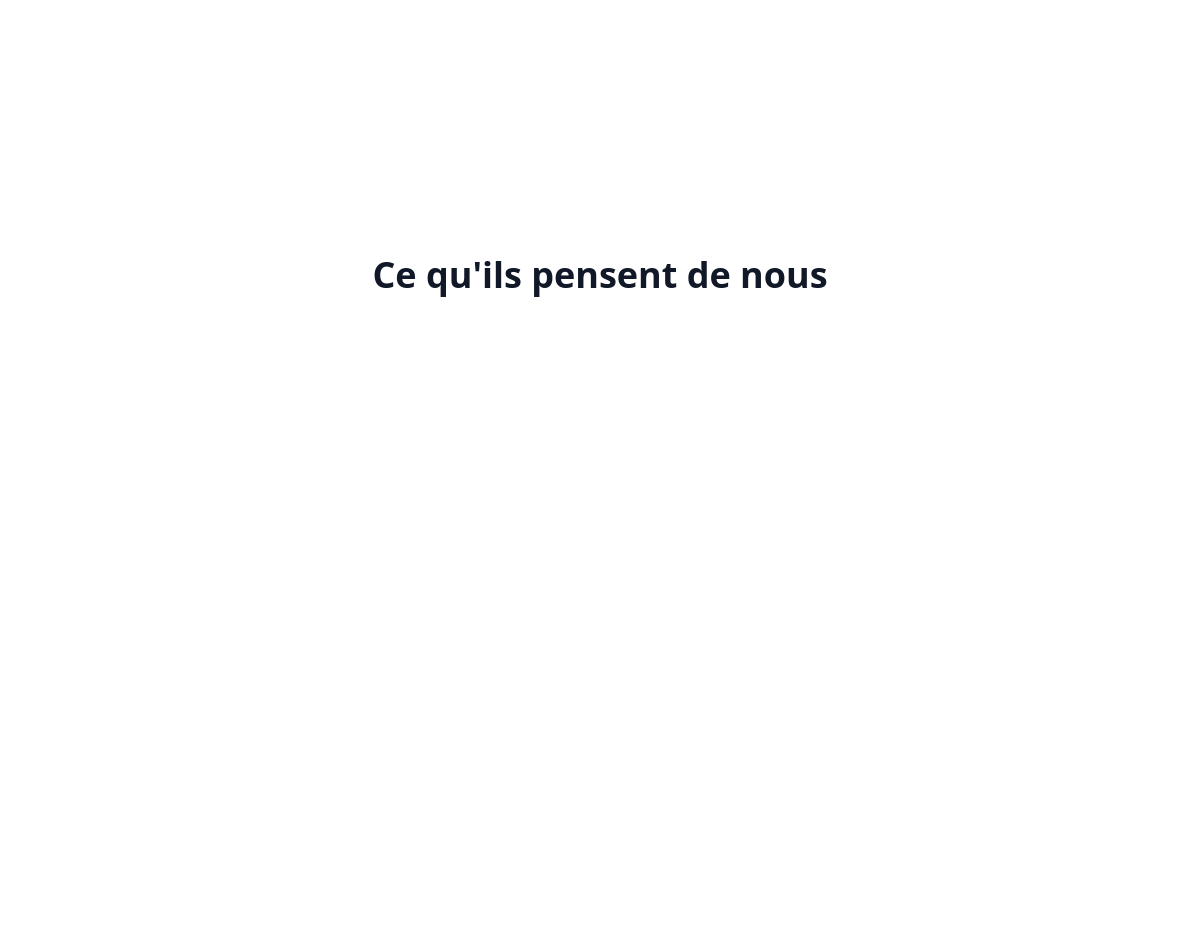
The app's page / (middle part), older data.
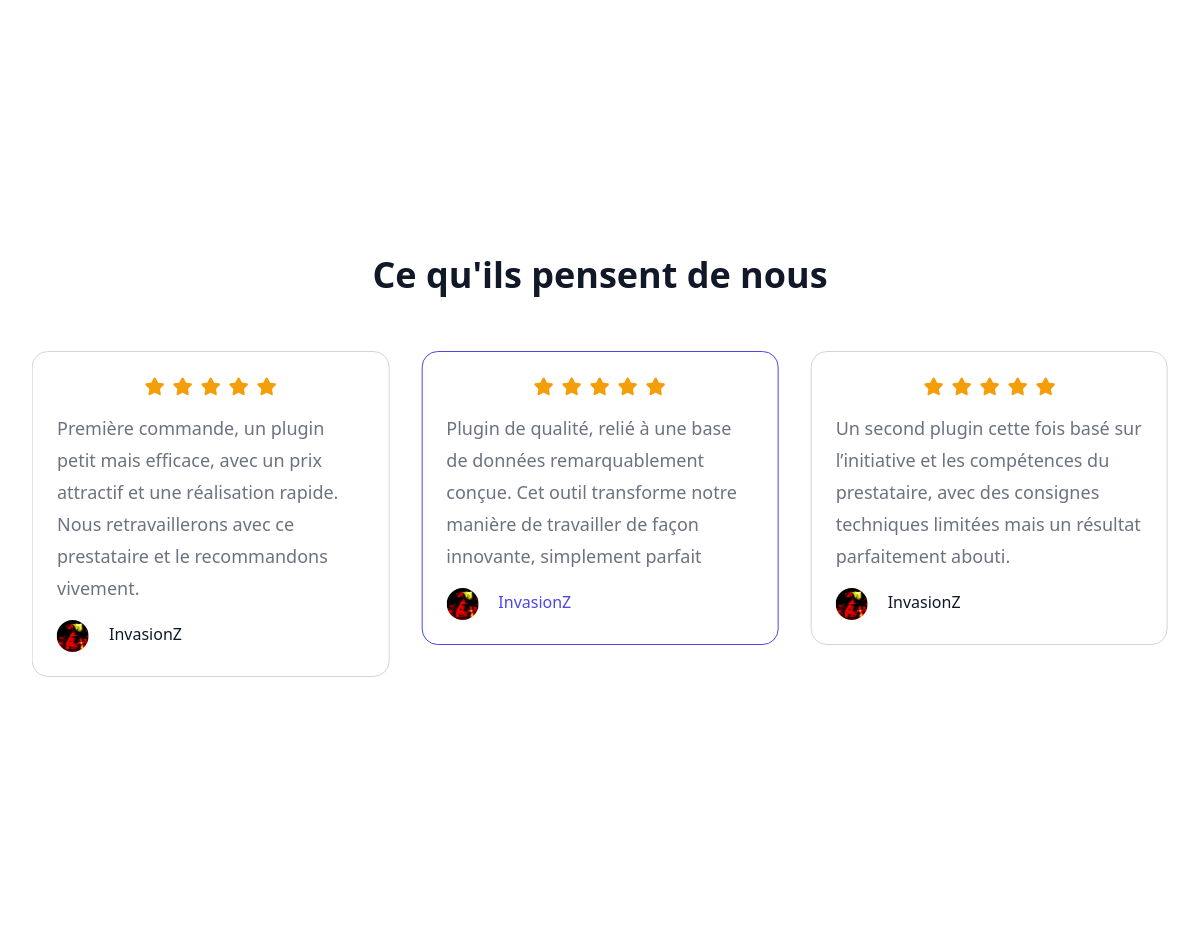
The same page, newer data.
### tables this page shows
CREATE TABLE IF NOT EXISTS `IMP_Avis` (
                                                    `AVI_ID` INT NOT NULL AUTO_INCREMENT,
                                                    `COM_ID` INT NOT NULL,
                                                    `AVI_Avis` VARCHAR(256) NOT NULL,
                                                    `AVI_Note` INT NOT NULL,
                                                    PRIMARY KEY (`AVI_ID`),
                                                    INDEX `fk_IMP_Avis_IMP_Commande1_idx` (`COM_ID` ASC) VISIBLE,
                                                    CONSTRAINT `fk_IMP_Avis_IMP_Commande1`
                                                        FOREIGN KEY (`COM_ID`)
                                                            REFERENCES `IMP_Commande` (`COM_ID`)
                                                            ON DELETE NO ACTION
                                                            ON UPDATE NO ACTION);

CREATE TABLE IF NOT EXISTS `IMP_Client` (
                                                      `CLI_ID` INT NOT NULL AUTO_INCREMENT,
                                                      `CLI_Nom` VARCHAR(64) NOT NULL,
                                                      `CLI_Prenom` VARCHAR(64) NOT NULL,
                                                      `CLI_Avatar` VARCHAR(10000) NULL DEFAULT 'https://placehold.co/32x32',
                                                      `CLI_Email` VARCHAR(45) NOT NULL,
                                                      `CLI_Numero` INT NOT NULL,
                                                      PRIMARY KEY (`CLI_ID`));

### web/page/home.php (called while the page is built, shortened)
<?php
include __DIR__ . '/../component/testimonials.php';
include __DIR__ . '/../component/faq.php';
?>

### web/component/testimonials.php (the view, shortened to what this page needs)
<?php
$conn = getConn();
?>
<section class="py-24 min-h-screen-90 " data-aos="fade-right"
         data-aos-easing="linear"
         data-aos-duration="500">
    <div class="mx-auto max-w-7xl px-4 sm:px-6 lg:px-8">
        <div class="mb-14 flex flex-col justify-center items-center sm:flex-row sm:items-center sm:justify-center max-sm:gap-8">
            <h2 class="text-4xl text-center font-bold text-gray-900 lg:text-center">Ce qu'ils pensent de nous</h2>
        </div>
        <div class="lg:flex grid grid-cols-1 md:grid-cols-2 justify-center items-center gap-8 swiper mySwiper">
            <div class="swiper-wrapper">
                <?php
                    $SQL = "SELECT * FROM IMP_Avis JOIN IMP_Commande using (COM_ID) JOIN IMP_Client USING (CLI_ID) ORDER BY RAND() LIMIT 20";
                    $result = $conn->query($SQL);
                    while ($row  = $result->fetch_assoc()) {
                        echo '<div class="h-40 swiper-slide group bg-white border border-solid border-gray-300 rounded-2xl p-6 transition-all duration-500 w-full ">
                    <div
                        class="flex items-center justify-center mb-4 gap-2 text-amber-500 transition-all duration-500  ">
                        ';
                    echo '</div>
                    <p
                        class="text-lg text-gray-500 leading-8 transition-all duration-500 mb-4 group-hover:text-gray-800">
                        ' . $row['AVI_Avis'].'
                    </p>
                    <div class="flex items-center gap-5 bottom-0">
                        <img style="width: 32px; height:32px;" class="rounded-full object-cover" src="'.$row['CLI_Avatar'].'" alt="avatar" />
                        <div class="grid gap-1">
                            <h5
                                class="text-gray-900 font-medium transition-all duration-500  group-hover:text-indigo-600 swiper-slide-active:text-indigo-600">
                                '.$row['CLI_Nom'].' '. $row['CLI_Prenom'].'</h5>
                            <span class="text-sm leading-6 text-gray-500"></span>
                        </div>
                    </div>
                </div>';
                    }
                ?>
        </div>
    </div>
</section>
<link
    rel="stylesheet"
    href="https://cdn.jsdelivr.net/npm/swiper@11/swiper-bundle.min.css"
/>

### web/index.php (shortened to what this page needs)
<!DOCTYPE html>
<html>
<head>
    <link rel="stylesheet" href="/assets/css/style.css">
    <link href="https://unpkg.com/aos@2.3.1/dist/aos.css" rel="stylesheet">
</head>
<body>
<div class="min-h-full overflow-x-hidden overflow-hidden" >
    <?php include 'router.php' ?>
</div>
</body>
</html>

### web/router.php (shortened to what this page needs)
<?php
function route($path) {
    $path = preg_replace('/[?#].*/', '', $path);
    $path = preg_replace('/https?:\/\/[^\/]+/', '', $path);
    return $path;
}
$router = route($_SERVER['REQUEST_URI']);
if ($router == '/' || $router == '') {
    $router = '/home';
} else if (substr($router, -1) === '/') {
    $router .= 'index';
}
?>
<main>
    <?php include 'page' . $router . '.php'; ?>
</main>

### web/component/faq.php (shortened to what this page needs)
<section class="min-h-screen-90" data-aos="flip-left"
         data-aos-easing="linear"
         data-aos-duration="500">
    <div class="px-4 py-16 mx-auto sm:max-w-xl md:max-w-full lg:max-w-screen-xl md:px-24 lg:px-8 lg:py-20">
        <div class="max-w-xl sm:mx-auto lg:max-w-2xl">
            <div class="max-w-xl mb-10 md:mx-auto sm:text-center lg:max-w-2xl md:mb-12">
                <h2 class=" mb-6 text-4xl text-center font-bold text-gray-900 lg:text-center">
                </h2>
            </div>
        </div>
    </div>
</section>

Row changes from the older to the newer data that the page shows:
added imp_avis: AVI_Note 5 (drawn), AVI_Avis "Première commande, un plugin petit mais efficace, avec un prix attractif et une réalisation rapide. Nous retravaillerons avec ce prestataire et le recommandons vivement.", imp_client.CLI_Avatar (picture), imp_client.CLI_Nom "InvasionZ"
added imp_avis: AVI_Note 5 (drawn), AVI_Avis "Plugin de qualité, relié à une base de données remarquablement conçue. Cet outil transforme notre manière de travailler de façon innovante, simplement parfait", imp_client.CLI_Avatar (picture), imp_client.CLI_Nom "InvasionZ"
added imp_avis: AVI_Note 5 (drawn), AVI_Avis "Un second plugin cette fois basé sur l’initiative et les compétences du prestataire, avec des consignes techniques limitées mais un résultat parfaitement abouti.", imp_client.CLI_Avatar (picture), imp_client.CLI_Nom "InvasionZ"
